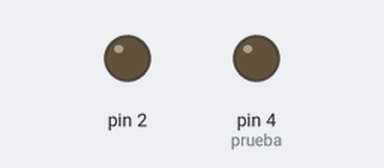
This sketch was run on a simulated Arduino Uno, built with avr-gcc and run on an emulated ATmega328P. On the bench: output pins drawn as LEDs (lit = HIGH).

Above: at 4.0 s.
At 9.5 s:
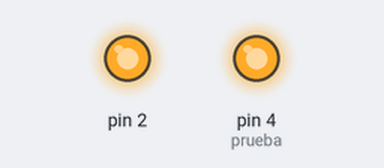
Timing chart, 0 to 14.3 s (numbered marks = the images above):
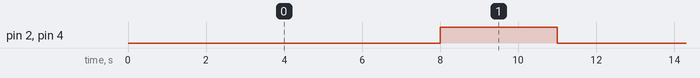

The sketch:

main.ino
```cpp
//const int pinInt = 0;
const int prueba = 4;

//void IRAM_ATTR interrupcion(){ // funcion que se ejecuta con la interrupción

//}

void setup() {

  //pinMode(pinInt, INPUT_PULLUP);
  pinMode(prueba, OUTPUT);
  pinMode(2, OUTPUT);
  //attachInterrupt(digitalPinToInterrupt(pinInt), interrupcion, RISING);

}

void loop() {
  delay(8000);
  digitalWrite(2, HIGH);
  digitalWrite(prueba, HIGH);
  delay(3000);
  digitalWrite(prueba, LOW);
  digitalWrite(2, LOW);
}
```

Measured:
- by itself, pin 2, pin 4 (prueba): alternates HIGH for 3.0 s and LOW for 8.0 s
